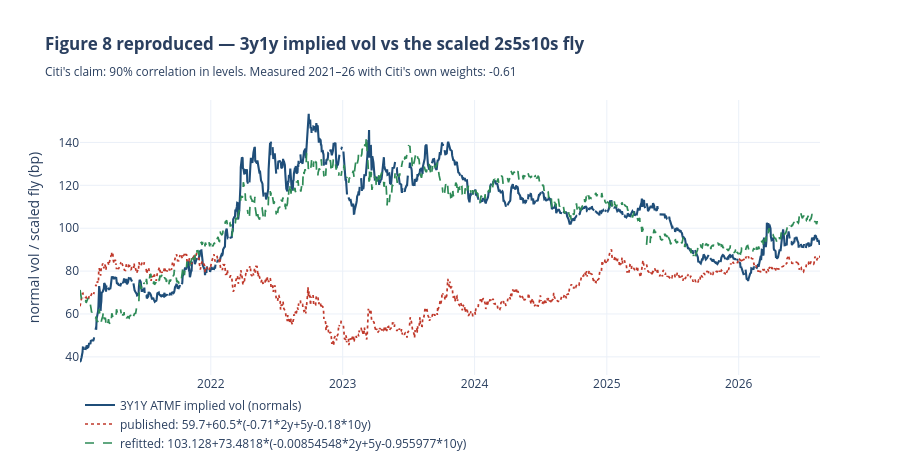

Notebook source saved alongside this figure:
### Markdown cell above
## 5. FIGURE 8 — 3y1y implied vol vs the scaled 2s5s10s fly

Exactly as published first: Citi's printed α, β and DV01 weights, applied to
2021–26 SOFR rates, on one axis with the vol — which is the whole point of the
scaling.

### Code cell
def _line(fig, s, name, color, dash=None, width=1.7, axis="y"):
    """One gap-honest trace.

    `connectgaps=False` was here from the start and was **inert**: it only breaks
    a line where `y` is null, and `F8`/`F9` are built by an INNER join (cell 3),
    so they carry zero NaN rows for it to act on. Measured on the rendered
    notebook before this fix: the Blues CA trace held 503 points and drew
    straight lines across gaps of **301 and 502 days**.

    `bday_reindex` is the missing half — it puts the series back on a business-day
    grid so the holes become NaN rows and the flag finally has something to break
    on. Neither works alone.
    """
    s = CAP.bday_reindex(s)
    fig.add_trace(go.Scatter(
        x=list(s.index), y=s.to_numpy(float), name=name, yaxis=axis,
        mode="lines", connectgaps=False,
        line=dict(color=color, width=width, dash=dash)))


PALETTE = {"lhs": "#1f4e79", "pub": "#c0392b", "refit": "#2e8b57",
           "model": "#d98b00", "zero": "#888888"}

FLY8_PUB = CF.scaled_fly(F8, CF.CITI_FIG8)
FIT8 = CF.refit(F8["vol_bp"], F8, label=f"Fig 8 refit {F8.index.min().year}-{F8.index.max().year}")
FLY8_REFIT = CF.scaled_fly(F8, FIT8)

fig8 = go.Figure()
_line(fig8, F8["vol_bp"], f"{CFG.vol_expiry}{CFG.vol_tenor} ATMF implied vol (normals)",
      PALETTE["lhs"], width=2.1)
_line(fig8, FLY8_PUB, f"published: {CF.CITI_FIG8.annotation()}", PALETTE["pub"], dash="dot")
if CFG.refit:
    _line(fig8, FLY8_REFIT, f"refitted: {FIT8.annotation()}", PALETTE["refit"], dash="dash")
fig8.update_layout(
    title=("<b>Figure 8 reproduced — 3y1y implied vol vs the scaled 2s5s10s fly</b>"
           "<br><sub>Citi's claim: 90% correlation in levels. "
           f"Measured 2021–26 with Citi's own weights: "
           f"{CF.corr_table(F8['vol_bp'], FLY8_PUB)['corr_levels']:+.2f}</sub>"),
    yaxis=dict(title="normal vol / scaled fly (bp)"),
    xaxis=dict(title=None), template="plotly_white", height=470,
    legend=dict(orientation="h", yanchor="bottom", y=-0.30, x=0))
fig8.show()

### Figure 1 — Plotly figure (JSON) as saved in the notebook; plotly's stock layout.template omitted (floating-point values rounded to 4 significant figures; data arrays with more than 128 entries replaced by an {"elided": "..."} marker saying what was removed)
{"data": [{"connectgaps": false, "line": {"color": "#1f4e79", "width": 2.1}, "mode": "lines", "name": "3Y1Y ATMF implied vol (normals)", "type": "scatter", "x": {"elided": "1465 str values"}, "y": {"elided": "1465 float values"}, "yaxis": "y"}, {"connectgaps": false, "line": {"color": "#c0392b", "dash": "dot", "width": 1.7}, "mode": "lines", "name": "published: 59.7+60.5*(-0.71*2y+5y-0.18*10y)", "type": "scatter", "x": {"elided": "1465 str values"}, "y": {"elided": "1465 float values"}, "yaxis": "y"}, {"connectgaps": false, "line": {"color": "#2e8b57", "dash": "dash", "width": 1.7}, "mode": "lines", "name": "refitted: 103.128+73.4818*(-0.00854548*2y+5y-0.955977*10y)", "type": "scatter", "x": {"elided": "1465 str values"}, "y": {"elided": "1465 float values"}, "yaxis": "y"}], "layout": {"height": 470, "legend": {"orientation": "h", "x": 0, "y": -0.3, "yanchor": "bottom"}, "title": {"text": "<b>Figure 8 reproduced — 3y1y implied vol vs the scaled 2s5s10s fly</b><br><sub>Citi's claim: 90% correlation in levels. Measured 2021–26 with Citi's own weights: -0.61</sub>"}, "xaxis": {"title": {}}, "yaxis": {"title": {"text": "normal vol / scaled fly (bp)"}}}}
